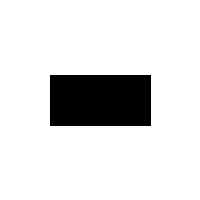
Frame 1 (no input)
Frame 60 (the mouse pressed at the canvas centre just before this capture): identical to frame 1, image omitted
Frame 120 (the mouse held since frame 60 and released just before this capture): identical to frame 1, image omitted

The Processing sketch that drew this single still picture (run headless with seeded random() and noise(); from frame 60 on, the mouse is pressed at the canvas centre):

// Processing sketch: array
// ── array.pde

int[] _rect;

void setup(){
  
  size(200, 200);
  rectMode(CENTER);
  
  _rect = new int[5];
  _rect[0] = width/2; // x
  _rect[1] = height/2; // y
  _rect[2] = 100; // width
  _rect[3] = 50; // height
  _rect[4] = 0; // color
  
}

void draw(){

 background(255);
 
 fill(_rect[4]);
 rect(_rect[0], _rect[1], _rect[2], _rect[3]);
  
}
